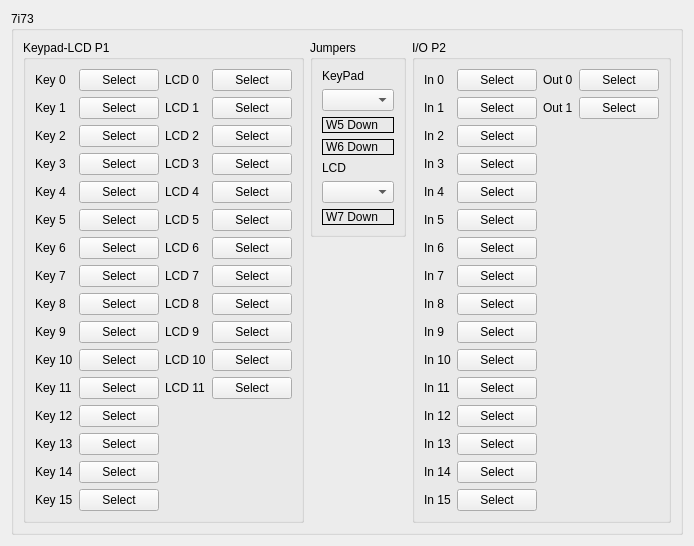
          <widget class="QWidget" name="ss7i73">
           <layout class="QGridLayout" name="gridLayout_78">
            <item row="0" column="0">
             <widget class="QGroupBox" name="groupBox_37">
              <property name="title">
               <string>7i73</string>
              </property>
              <layout class="QGridLayout" name="gridLayout_101">
               <item row="0" column="1">
                <widget class="QGroupBox" name="groupBox_56">
                 <property name="title">
                  <string>Jumpers</string>
                 </property>
                 <layout class="QGridLayout" name="gridLayout_67">
                  <item row="0" column="0">
                   <widget class="QLabel" name="label_509">
                    <property name="text">
                     <string>KeyPad</string>
                    </property>
                   </widget>
                  </item>
                  <item row="1" column="0">
                   <widget class="QComboBox" name="ss7i73_keypadCB"/>
                  </item>
                  <item row="2" column="0">
                   <widget class="QLabel" name="ss7i73w5Lbl">
                    <property name="minimumSize">
                     <size>
                      <width>0</width>
                      <height>0</height>
                     </size>
                    </property>
                    <property name="frameShape">
                     <enum>QFrame::Box</enum>
                    </property>
                    <property name="text">
                     <string>W5 Down</string>
                    </property>
                   </widget>
                  </item>
                  <item row="3" column="0">
                   <widget class="QLabel" name="ss7i73w6Lbl">
                    <property name="minimumSize">
                     <size>
                      <width>0</width>
                      <height>0</height>
                     </size>
                    </property>
                    <property name="frameShape">
                     <enum>QFrame::Box</enum>
                    </property>
                    <property name="text">
                     <string>W6 Down</string>
                    </property>
                   </widget>
                  </item>
                  <item row="4" column="0">
                   <widget class="QLabel" name="label_728">
                    <property name="text">
                     <string>LCD</string>
                    </property>
                   </widget>
                  </item>
                  <item row="5" column="0">
                   <widget class="QComboBox" name="ss7i73lcdCB"/>
                  </item>
                  <item row="6" column="0">
                   <widget class="QLabel" name="ss7i92w7Lbl">
                    <property name="frameShape">
                     <enum>QFrame::Box</enum>
                    </property>
                    <property name="text">
                     <string>W7 Down</string>
                    </property>
                   </widget>
                  </item>
                 </layout>
                </widget>
               </item>
               <item row="1" column="1">
                <spacer name="verticalSpacer_8">
                 <property name="orientation">
                  <enum>Qt::Vertical</enum>
                 </property>
                 <property name="sizeHint" stdset="0">
                  <size>
                   <width>20</width>
                   <height>40</height>
                  </size>
                 </property>
                </spacer>
               </item>
               <item row="0" column="2" rowspan="2">
                <widget class="QGroupBox" name="groupBox_58">
                 <property name="title">
                  <string>I/O P2</string>
                 </property>
                 <layout class="QGridLayout" name="gridLayout_104">
                  <item row="0" column="0">
                   <widget class="QLabel" name="label_726">
                    <property name="text">
                     <string>In 0</string>
                    </property>
                   </widget>
                  </item>
                  <item row="2" column="0">
                   <widget class="QLabel" name="label_730">
                    <property name="text">
                     <string>In 2</string>
                    </property>
                   </widget>
                  </item>
                  <item row="0" column="2">
                   <widget class="QLabel" name="label_468">
                    <property name="text">
                     <string>Out 0</string>
                    </property>
                   </widget>
                  </item>
                  <item row="6" column="0">
                   <widget class="QLabel" name="label_736">
                    <property name="text">
                     <string>In 6</string>
                    </property>
                   </widget>
                  </item>
                  <item row="13" column="0">
                   <widget class="QLabel" name="label_743">
                    <property name="text">
                     <string>In 13</string>
                    </property>
                   </widget>
                  </item>
                  <item row="8" column="0">
                   <widget class="QLabel" name="label_738">
                    <property name="text">
                     <string>In 8</string>
                    </property>
                   </widget>
                  </item>
                  <item row="4" column="0">
                   <widget class="QLabel" name="label_734">
                    <property name="text">
                     <string>In 4</string>
                    </property>
                   </widget>
                  </item>
                  <item row="5" column="0">
                   <widget class="QLabel" name="label_735">
                    <property name="text">
                     <string>In 5</string>
                    </property>
                   </widget>
                  </item>
                  <item row="1" column="0">
                   <widget class="QLabel" name="label_729">
                    <property name="text">
                     <string>In 1</string>
                    </property>
                   </widget>
                  </item>
                  <item row="11" column="0">
                   <widget class="QLabel" name="label_741">
                    <property name="text">
                     <string>In 11</string>
                    </property>
                   </widget>
                  </item>
                  <item row="7" column="0">
                   <widget class="QLabel" name="label_737">
                    <property name="text">
                     <string>In 7</string>
                    </property>
                   </widget>
                  </item>
                  <item row="3" column="0">
                   <widget class="QLabel" name="label_733">
                    <property name="text">
                     <string>In 3</string>
                    </property>
                   </widget>
                  </item>
                  <item row="9" column="0">
                   <widget class="QLabel" name="label_739">
                    <property name="text">
                     <string>In 9</string>
                    </property>
                   </widget>
                  </item>
                  <item row="12" column="0">
                   <widget class="QLabel" name="label_742">
                    <property name="text">
                     <string>In 12</string>
                    </property>
                   </widget>
                  </item>
                  <item row="10" column="0">
                   <widget class="QLabel" name="label_740">
                    <property name="text">
                     <string>In 10</string>
                    </property>
                   </widget>
                  </item>
                  <item row="14" column="0">
                   <widget class="QLabel" name="label_744">
                    <property name="text">
                     <string>In 14</string>
                    </property>
                   </widget>
                  </item>
                  <item row="15" column="0">
                   <widget class="QLabel" name="label_745">
                    <property name="text">
                     <string>In 15</string>
                    </property>
                   </widget>
                  </item>
                  <item row="1" column="2">
                   <widget class="QLabel" name="label_469">
                    <property name="text">
                     <string>Out 1</string>
                    </property>
                   </widget>
                  </item>
                  <item row="0" column="1">
                   <widget class="QPushButton" name="ss7i73in_0">
                    <property name="text">
                     <string>Select</string>
                    </property>
                   </widget>
                  </item>
                  <item row="1" column="1">
                   <widget class="QPushButton" name="ss7i73in_1">
                    <property name="text">
                     <string>Select</string>
                    </property>
                   </widget>
                  </item>
                  <item row="2" column="1">
                   <widget class="QPushButton" name="ss7i73in_2">
                    <property name="text">
                     <string>Select</string>
                    </property>
                   </widget>
                  </item>
                  <item row="3" column="1">
                   <widget class="QPushButton" name="ss7i73in_3">
                    <property name="text">
                     <string>Select</string>
                    </property>
                   </widget>
                  </item>
                  <item row="4" column="1">
                   <widget class="QPushButton" name="ss7i73in_4">
                    <property name="text">
                     <string>Select</string>
                    </property>
                   </widget>
                  </item>
                  <item row="5" column="1">
                   <widget class="QPushButton" name="ss7i73in_5">
                    <property name="text">
                     <string>Select</string>
                    </property>
                   </widget>
                  </item>
                  <item row="6" column="1">
                   <widget class="QPushButton" name="ss7i73in_6">
                    <property name="text">
                     <string>Select</string>
                    </property>
                   </widget>
                  </item>
                  <item row="7" column="1">
                   <widget class="QPushButton" name="ss7i73in_7">
                    <property name="text">
                     <string>Select</string>
                    </property>
                   </widget>
                  </item>
                  <item row="8" column="1">
                   <widget class="QPushButton" name="ss7i73in_8">
                    <property name="text">
                     <string>Select</string>
                    </property>
                   </widget>
                  </item>
                  <item row="9" column="1">
                   <widget class="QPushButton" name="ss7i73in_9">
                    <property name="text">
                     <string>Select</string>
                    </property>
                   </widget>
                  </item>
                  <item row="10" column="1">
                   <widget class="QPushButton" name="ss7i73in_10">
                    <property name="text">
                     <string>Select</string>
                    </property>
                   </widget>
                  </item>
                  <item row="11" column="1">
                   <widget class="QPushButton" name="ss7i73in_11">
                    <property name="text">
                     <string>Select</string>
                    </property>
                   </widget>
                  </item>
                  <item row="12" column="1">
                   <widget class="QPushButton" name="ss7i73in_12">
                    <property name="text">
                     <string>Select</string>
                    </property>
                   </widget>
                  </item>
                  <item row="13" column="1">
                   <widget class="QPushButton" name="ss7i73in_13">
                    <property name="text">
                     <string>Select</string>
                    </property>
                   </widget>
                  </item>
                  <item row="14" column="1">
                   <widget class="QPushButton" name="ss7i73in_14">
                    <property name="text">
                     <string>Select</string>
                    </property>
                   </widget>
                  </item>
                  <item row="15" column="1">
                   <widget class="QPushButton" name="ss7i73in_15">
                    <property name="text">
                     <string>Select</string>
                    </property>
                   </widget>
                  </item>
                  <item row="0" column="3">
                   <widget class="QPushButton" name="ss7i73out_0">
                    <property name="text">
                     <string>Select</string>
                    </property>
                   </widget>
                  </item>
                  <item row="1" column="3">
                   <widget class="QPushButton" name="ss7i73out_1">
                    <property name="text">
                     <string>Select</string>
                    </property>
                   </widget>
                  </item>
                 </layout>
                </widget>
               </item>
               <item row="0" column="0" rowspan="2">
                <widget class="QGroupBox" name="groupBox_57">
                 <property name="title">
                  <string>Keypad-LCD P1</string>
                 </property>
                 <layout class="QGridLayout" name="gridLayout_103">
                  <item row="14" column="3">
                   <widget class="QLabel" name="ss7i73keylbl_0">
                    <property name="text">
                     <string>Key 0</string>
                    </property>
                   </widget>
                  </item>
                  <item row="14" column="5">
                   <widget class="QLabel" name="ss7i73lcdlbl_0">
                    <property name="text">
                     <string>LCD 0</string>
                    </property>
                   </widget>
                  </item>
                  <item row="15" column="3">
                   <widget class="QLabel" name="ss7i73keylbl_1">
                    <property name="text">
                     <string>Key 1</string>
                    </property>
                   </widget>
                  </item>
                  <item row="16" column="3">
                   <widget class="QLabel" name="ss7i73keylbl_2">
                    <property name="text">
                     <string>Key 2</string>
                    </property>
                   </widget>
                  </item>
                  <item row="17" column="3">
                   <widget class="QLabel" name="ss7i73keylbl_3">
                    <property name="text">
                     <string>Key 3</string>
                    </property>
                   </widget>
                  </item>
                  <item row="18" column="3">
                   <widget class="QLabel" name="ss7i73keylbl_4">
                    <property name="text">
                     <string>Key 4</string>
                    </property>
                   </widget>
                  </item>
                  <item row="19" column="3">
                   <widget class="QLabel" name="ss7i73keylbl_5">
                    <property name="text">
                     <string>Key 5</string>
                    </property>
                   </widget>
                  </item>
                  <item row="20" column="3">
                   <widget class="QLabel" name="ss7i73keylbl_6">
                    <property name="text">
                     <string>Key 6</string>
                    </property>
                   </widget>
                  </item>
                  <item row="21" column="3">
                   <widget class="QLabel" name="ss7i73keylbl_7">
                    <property name="text">
                     <string>Key 7</string>
                    </property>
                   </widget>
                  </item>
                  <item row="22" column="3">
                   <widget class="QLabel" name="ss7i73keylbl_8">
                    <property name="text">
                     <string>Key 8</string>
                    </property>
                   </widget>
                  </item>
                  <item row="23" column="3">
                   <widget class="QLabel" name="ss7i73keylbl_9">
                    <property name="text">
                     <string>Key 9</string>
                    </property>
                   </widget>
                  </item>
                  <item row="24" column="3">
                   <widget class="QLabel" name="ss7i73keylbl_10">
                    <property name="text">
                     <string>Key 10</string>
                    </property>
                   </widget>
                  </item>
                  <item row="25" column="3">
                   <widget class="QLabel" name="ss7i73keylbl_11">
                    <property name="text">
                     <string>Key 11</string>
                    </property>
                   </widget>
                  </item>
                  <item row="26" column="3">
                   <widget class="QLabel" name="ss7i73keylbl_12">
                    <property name="text">
                     <string>Key 12</string>
                    </property>
                   </widget>
                  </item>
                  <item row="27" column="3">
                   <widget class="QLabel" name="ss7i73keylbl_13">
                    <property name="text">
                     <string>Key 13</string>
                    </property>
                   </widget>
                  </item>
                  <item row="28" column="3">
                   <widget class="QLabel" name="ss7i73keylbl_14">
                    <property name="text">
                     <string>Key 14</string>
                    </property>
                   </widget>
                  </item>
                  <item row="29" column="3">
                   <widget class="QLabel" name="ss7i73keylbl_15">
                    <property name="text">
                     <string>Key 15</string>
                    </property>
                   </widget>
                  </item>
                  <item row="15" column="5">
                   <widget class="QLabel" name="ss7i73lcdlbl_1">
                    <property name="text">
                     <string>LCD 1</string>
                    </property>
                   </widget>
                  </item>
                  <item row="16" column="5">
                   <widget class="QLabel" name="ss7i73lcdlbl_2">
                    <property name="text">
                     <string>LCD 2</string>
                    </property>
                   </widget>
                  </item>
                  <item row="17" column="5">
                   <widget class="QLabel" name="ss7i73lcdlbl_3">
                    <property name="text">
                     <string>LCD 3</string>
                    </property>
                   </widget>
                  </item>
                  <item row="18" column="5">
                   <widget class="QLabel" name="ss7i73lcdlbl_4">
                    <property name="text">
                     <string>LCD 4</string>
                    </property>
                   </widget>
                  </item>
                  <item row="19" column="5">
                   <widget class="QLabel" name="ss7i73lcdlbl_5">
                    <property name="text">
                     <string>LCD 5</string>
                    </property>
                   </widget>
                  </item>
                  <item row="20" column="5">
                   <widget class="QLabel" name="ss7i73lcdlbl_6">
                    <property name="text">
                     <string>LCD 6</string>
                    </property>
                   </widget>
                  </item>
                  <item row="21" column="5">
                   <widget class="QLabel" name="ss7i73lcdlbl_7">
                    <property name="text">
                     <string>LCD 7</string>
                    </property>
                   </widget>
                  </item>
                  <item row="22" column="5">
                   <widget class="QLabel" name="ss7i73lcdlbl_8">
                    <property name="text">
                     <string>LCD 8</string>
                    </property>
                   </widget>
                  </item>
                  <item row="23" column="5">
                   <widget class="QLabel" name="ss7i73lcdlbl_9">
                    <property name="text">
                     <string>LCD 9</string>
                    </property>
                   </widget>
                  </item>
                  <item row="24" column="5">
                   <widget class="QLabel" name="ss7i73lcdlbl_10">
                    <property name="text">
                     <string>LCD 10</string>
                    </property>
                   </widget>
                  </item>
                  <item row="25" column="5">
                   <widget class="QLabel" name="ss7i73lcdlbl_11">
                    <property name="text">
                     <string>LCD 11</string>
                    </property>
                   </widget>
                  </item>
                  <item row="14" column="4">
                   <widget class="QPushButton" name="ss7i73key_0">
                    <property name="text">
                     <string>Select</string>
                    </property>
                   </widget>
                  </item>
                  <item row="15" column="4">
                   <widget class="QPushButton" name="ss7i73key_1">
                    <property name="text">
                     <string>Select</string>
                    </property>
                   </widget>
                  </item>
                  <item row="16" column="4">
                   <widget class="QPushButton" name="ss7i73key_2">
                    <property name="text">
                     <string>Select</string>
                    </property>
                   </widget>
                  </item>
                  <item row="17" column="4">
                   <widget class="QPushButton" name="ss7i73key_3">
                    <property name="text">
                     <string>Select</string>
                    </property>
                   </widget>
                  </item>
                  <item row="18" column="4">
                   <widget class="QPushButton" name="ss7i73key_4">
                    <property name="text">
                     <string>Select</string>
                    </property>
                   </widget>
                  </item>
                  <item row="19" column="4">
                   <widget class="QPushButton" name="ss7i73key_5">
                    <property name="text">
                     <string>Select</string>
                    </property>
                   </widget>
                  </item>
                  <item row="20" column="4">
                   <widget class="QPushButton" name="ss7i73key_6">
                    <property name="text">
                     <string>Select</string>
                    </property>
                   </widget>
                  </item>
                  <item row="21" column="4">
                   <widget class="QPushButton" name="ss7i73key_7">
                    <property name="text">
                     <string>Select</string>
                    </property>
                   </widget>
                  </item>
                  <item row="22" column="4">
                   <widget class="QPushButton" name="ss7i73key_8">
                    <property name="text">
                     <string>Select</string>
                    </property>
                   </widget>
                  </item>
                  <item row="23" column="4">
                   <widget class="QPushButton" name="ss7i73key_9">
                    <property name="text">
                     <string>Select</string>
                    </property>
                   </widget>
                  </item>
                  <item row="24" column="4">
                   <widget class="QPushButton" name="ss7i73key_10">
                    <property name="text">
                     <string>Select</string>
                    </property>
                   </widget>
                  </item>
                  <item row="25" column="4">
                   <widget class="QPushButton" name="ss7i73key_11">
                    <property name="text">
                     <string>Select</string>
                    </property>
                   </widget>
                  </item>
                  <item row="26" column="4">
                   <widget class="QPushButton" name="ss7i73key_12">
                    <property name="text">
                     <string>Select</string>
                    </property>
                   </widget>
                  </item>
                  <item row="27" column="4">
                   <widget class="QPushButton" name="ss7i73key_13">
                    <property name="text">
                     <string>Select</string>
                    </property>
                   </widget>
                  </item>
                  <item row="28" column="4">
                   <widget class="QPushButton" name="ss7i73key_14">
                    <property name="text">
                     <string>Select</string>
                    </property>
                   </widget>
                  </item>
                  <item row="29" column="4">
                   <widget class="QPushButton" name="ss7i73key_15">
                    <property name="text">
                     <string>Select</string>
                    </property>
                   </widget>
                  </item>
                  <item row="14" column="6">
                   <widget class="QPushButton" name="ss7i73lcd_0">
                    <property name="text">
                     <string>Select</string>
                    </property>
                   </widget>
                  </item>
                  <item row="15" column="6">
                   <widget class="QPushButton" name="ss7i73lcd_1">
                    <property name="text">
                     <string>Select</string>
                    </property>
                   </widget>
                  </item>
                  <item row="16" column="6">
                   <widget class="QPushButton" name="ss7i73lcd_2">
                    <property name="text">
                     <string>Select</string>
                    </property>
                   </widget>
                  </item>
                  <item row="17" column="6">
                   <widget class="QPushButton" name="ss7i73lcd_3">
                    <property name="text">
                     <string>Select</string>
                    </property>
                   </widget>
                  </item>
                  <item row="18" column="6">
                   <widget class="QPushButton" name="ss7i73lcd_4">
                    <property name="text">
                     <string>Select</string>
                    </property>
                   </widget>
                  </item>
                  <item row="19" column="6">
                   <widget class="QPushButton" name="ss7i73lcd_5">
                    <property name="text">
                     <string>Select</string>
                    </property>
                   </widget>
                  </item>
                  <item row="20" column="6">
                   <widget class="QPushButton" name="ss7i73lcd_6">
                    <property name="text">
                     <string>Select</string>
                    </property>
                   </widget>
                  </item>
                  <item row="21" column="6">
                   <widget class="QPushButton" name="ss7i73lcd_7">
                    <property name="text">
                     <string>Select</string>
                    </property>
                   </widget>
                  </item>
                  <item row="22" column="6">
                   <widget class="QPushButton" name="ss7i73lcd_8">
                    <property name="text">
                     <string>Select</string>
                    </property>
                   </widget>
                  </item>
                  <item row="23" column="6">
                   <widget class="QPushButton" name="ss7i73lcd_9">
                    <property name="text">
                     <string>Select</string>
                    </property>
                   </widget>
                  </item>
                  <item row="24" column="6">
                   <widget class="QPushButton" name="ss7i73lcd_10">
                    <property name="text">
                     <string>Select</string>
                    </property>
                   </widget>
                  </item>
                  <item row="25" column="6">
                   <widget class="QPushButton" name="ss7i73lcd_11">
                    <property name="text">
                     <string>Select</string>
                    </property>
                   </widget>
                  </item>
                 </layout>
                </widget>
               </item>
              </layout>
             </widget>
            </item>
           </layout>
          </widget>
